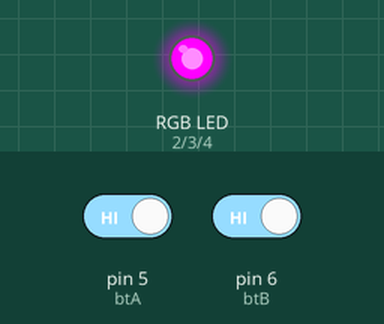
The sketch below on a simulated Arduino Uno, built with avr-gcc and run on an emulated ATmega328P. Shown: an RGB LED mixed from three pins (HIGH = lit). Dashed ring = blinking. The test bench sets the inputs (shaded band); at power-on: pin 5 (btA) HIGH, pin 6 (btB) HIGH.

Above: at 1.2 s.
1.3 s: pin 5 (btA) driven LOW
At 2.0 s:
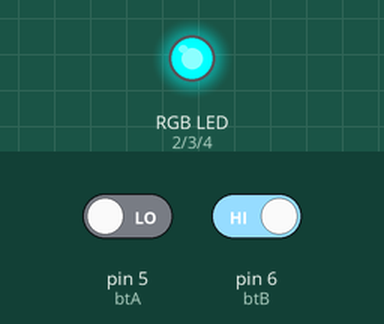
2.9 s: pin 6 (btB) driven LOW
At 3.3 s:
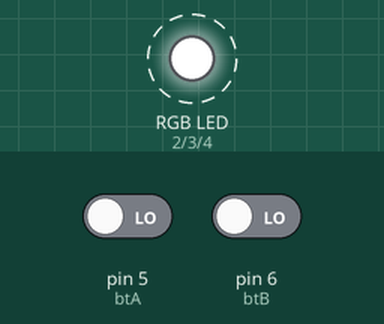
5.9 s: pin 5 (btA) driven HIGH
At 6.5 s:
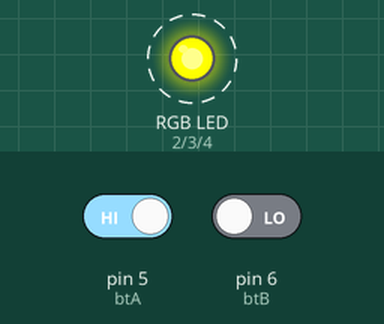
7.5 s: pin 6 (btB) driven HIGH
At 9.0 s:
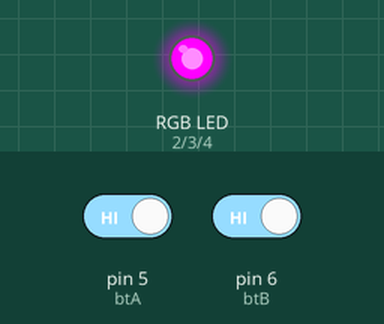
Timing chart, 0 to 10.1 s (numbered marks = the images above; inputs shaded):
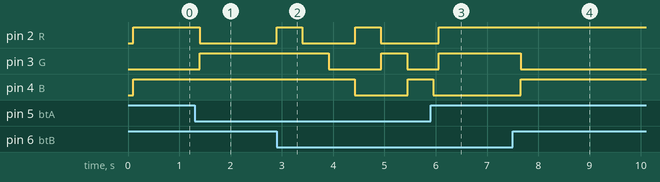

Measured:
- after the input at 1.3 s, pin 2 (R): HIGH → LOW after 0.10 s; pin 3 (G): LOW → HIGH after 0.10 s
- after the input at 2.9 s, pin 2 (R): alternates HIGH for 0.50 s and LOW for 1.0 s, starting at once; pin 3 (G): HIGH → LOW after 1.0 s, → HIGH 1.0 s later, → LOW 0.50 s later; pin 4 (B): HIGH → LOW after 1.5 s, → HIGH 1.0 s later
- after the input at 5.9 s, pin 4 (B): goes on until 6.0 s, then stays LOW
- after the input at 7.5 s, pin 3 (G): HIGH → LOW after 0.16 s; pin 4 (B): LOW → HIGH after 0.16 s

The sketch:

led_RGB.ino
```cpp
#define btA 5
#define btB 6
#define R 2
#define G 3
#define B 4

void setup(){
  pinMode(btA,INPUT);
  pinMode(btB,INPUT);
  pinMode(R,OUTPUT);
  pinMode(G,OUTPUT);
  pinMode(B,OUTPUT);
}
void loop(){
  if(((digitalRead(btA))==LOW) && ((digitalRead(btB))==LOW))
  {
  digitalWrite(R,HIGH);//1
  delay(500);
  digitalWrite(R,LOW);
  delay(10);

  digitalWrite(G,HIGH);//2
  delay(500);
  digitalWrite(G,LOW);
  delay(10);

  digitalWrite(B,HIGH);//3
  delay(500);
  digitalWrite(B,LOW);
  delay(10);
 }
 if(((digitalRead(btA))==HIGH) && ((digitalRead(btB))==LOW))
 {
  delay(100);
  digitalWrite(R,HIGH);
  digitalWrite(G,HIGH);
  digitalWrite(B,LOW);
  }
  if(((digitalRead(btA))==LOW) && ((digitalRead(btB))==HIGH))
 {
  delay(100);
  digitalWrite(R,LOW);
  digitalWrite(G,HIGH);
  digitalWrite(B,HIGH);
  }
  if(((digitalRead(btA))==HIGH) && ((digitalRead(btB))==HIGH))
 {
  delay(100);
  digitalWrite(R,HIGH);
  digitalWrite(G,LOW);
  digitalWrite(B,HIGH);
  }

}
```
